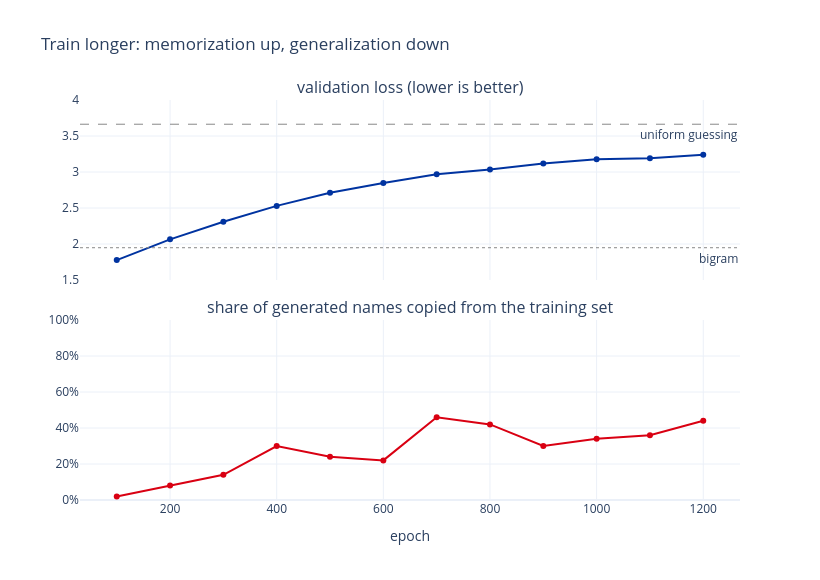

The notebook cell saved with this chart:
### Code cell
fig = make_subplots(rows=2, cols=1, shared_xaxes=True, vertical_spacing=0.1,
                    subplot_titles=["validation loss (lower is better)",
                                    "share of generated names copied from the training set"])
fig.add_scatter(x=epochs_ax, y=val_ax, mode="lines+markers", line=dict(color=BLUE, width=2),
                row=1, col=1)
fig.add_hline(y=uniform_loss, line=dict(color=GRAY, dash="dash", width=1), row=1, col=1,
              annotation_text="uniform guessing", annotation_position="bottom right")
fig.add_hline(y=bigram_loss, line=dict(color=GRAY, dash="dot", width=1), row=1, col=1,
              annotation_text="bigram", annotation_position="bottom right")
fig.add_scatter(x=epochs_ax, y=copied_ax, mode="lines+markers", line=dict(color=RED, width=2),
                row=2, col=1)
fig.update_yaxes(range=[1.5, 4.0], row=1, col=1)     # headroom above the uniform line
fig.update_yaxes(tickformat=".0%", range=[0, 1], row=2, col=1)
fig.update_xaxes(title_text="epoch", row=2, col=1)
fig.update_layout(title="Train longer: memorization up, generalization down", showlegend=False,
                  width=820, height=580, template="plotly_white")
fig.show()

print(f"copied share: {copied_ax[0]:.0%} (epoch 100)  ->  {copied_ax[-1]:.0%} (epoch 1200)")
print(f"val loss:     {val_ax[0]:.3f} (epoch 100)  ->  {val_ax[-1]:.3f} (epoch 1200)"
      f"   (bigram {bigram_loss:.3f}, uniform {uniform_loss:.3f})")

### Figure 1 — Plotly figure (JSON) as saved in the notebook; plotly's stock layout.template omitted (floating-point values rounded to 4 significant figures)
{"data": [{"line": {"color": "#0033A0", "width": 2}, "mode": "lines+markers", "type": "scatter", "x": [100, 200, 300, 400, 500, 600, 700, 800, 900, 1000, 1100, 1200], "xaxis": "x", "y": [1.777, 2.065, 2.309, 2.529, 2.713, 2.848, 2.97, 3.036, 3.118, 3.176, 3.192, 3.239], "yaxis": "y"}, {"line": {"color": "#D90012", "width": 2}, "mode": "lines+markers", "type": "scatter", "x": [100, 200, 300, 400, 500, 600, 700, 800, 900, 1000, 1100, 1200], "xaxis": "x2", "y": [0.02, 0.08, 0.14, 0.3, 0.24, 0.22, 0.46, 0.42, 0.3, 0.34, 0.36, 0.44], "yaxis": "y2"}], "layout": {"annotations": [{"font": {"size": 16}, "showarrow": false, "text": "validation loss (lower is better)", "x": 0.5, "xanchor": "center", "xref": "paper", "y": 1.0, "yanchor": "bottom", "yref": "paper"}, {"font": {"size": 16}, "showarrow": false, "text": "share of generated names copied from the training set", "x": 0.5, "xanchor": "center", "xref": "paper", "y": 0.45, "yanchor": "bottom", "yref": "paper"}, {"showarrow": false, "text": "uniform guessing", "x": 1, "xanchor": "right", "xref": "x domain", "y": 3.664, "yanchor": "top", "yref": "y"}, {"showarrow": false, "text": "bigram", "x": 1, "xanchor": "right", "xref": "x domain", "y": 1.948, "yanchor": "top", "yref": "y"}], "height": 580, "shapes": [{"line": {"color": "#888888", "dash": "dash", "width": 1}, "type": "line", "x0": 0, "x1": 1, "xref": "x domain", "y0": 3.664, "y1": 3.664, "yref": "y"}, {"line": {"color": "#888888", "dash": "dot", "width": 1}, "type": "line", "x0": 0, "x1": 1, "xref": "x domain", "y0": 1.948, "y1": 1.948, "yref": "y"}], "showlegend": false, "title": {"text": "Train longer: memorization up, generalization down"}, "width": 820, "xaxis": {"anchor": "y", "domain": [0.0, 1.0], "matches": "x2", "showticklabels": false}, "xaxis2": {"anchor": "y2", "domain": [0.0, 1.0], "title": {"text": "epoch"}}, "yaxis": {"anchor": "x", "domain": [0.55, 1.0], "range": [1.5, 4.0]}, "yaxis2": {"anchor": "x2", "domain": [0.0, 0.45], "range": [0, 1], "tickformat": ".0%"}}}
